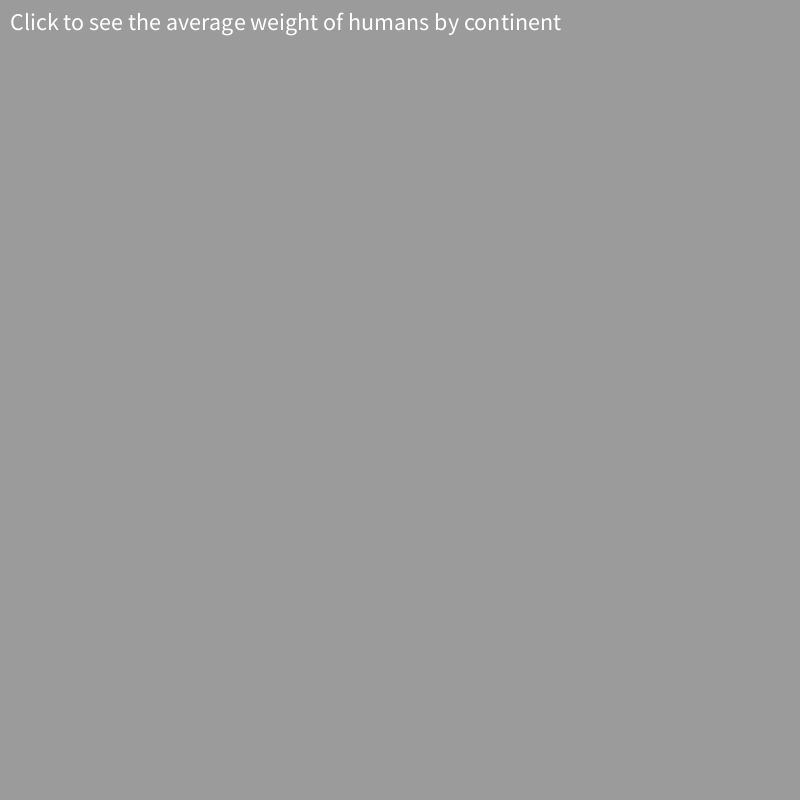
Frame 1 (no input)
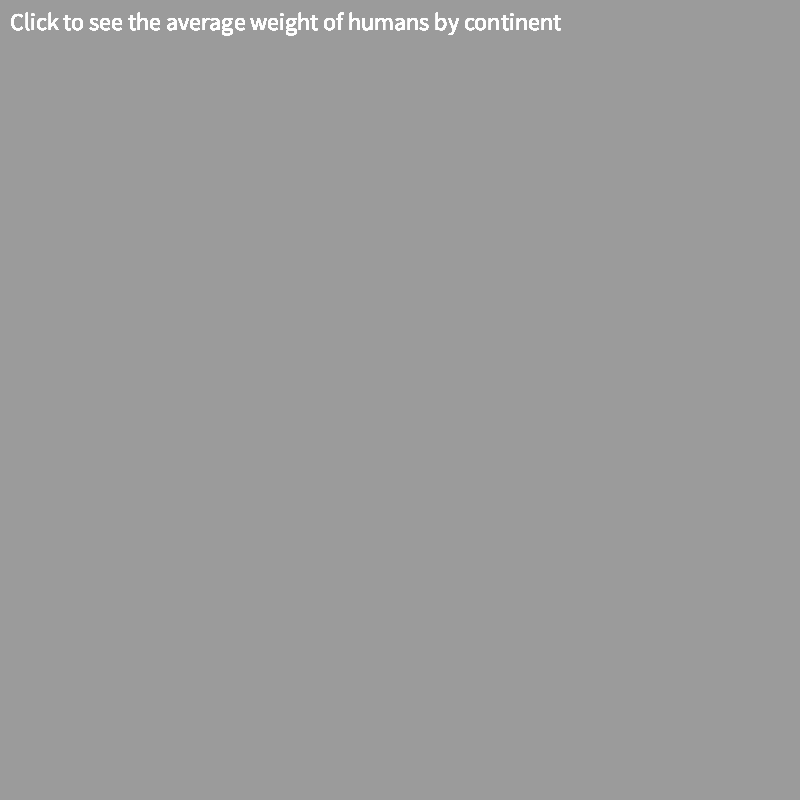
Frame 60 (the mouse pressed at the canvas centre just before this capture)
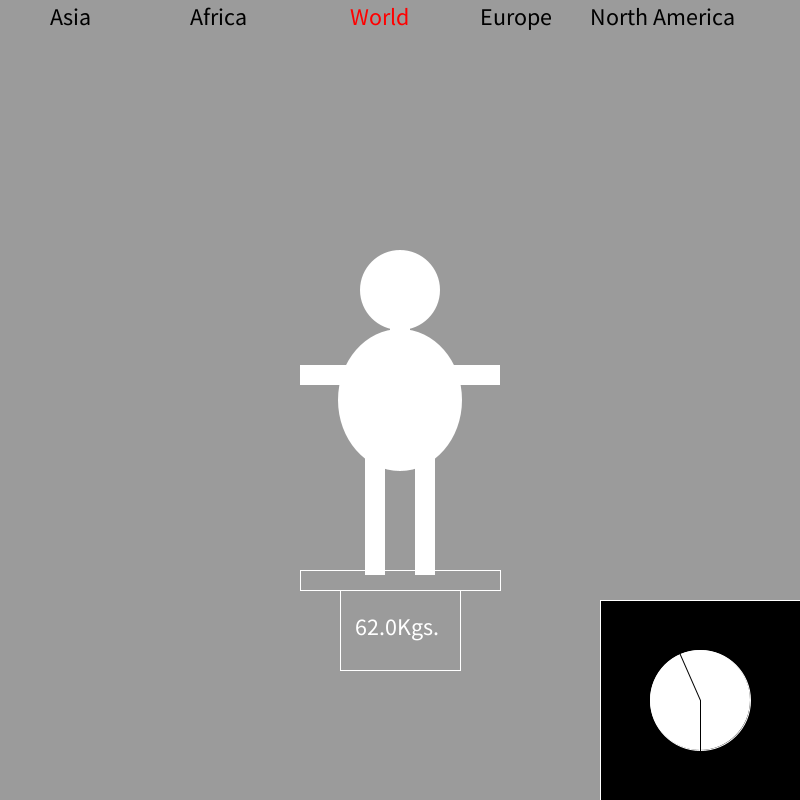
Frame 120 (the mouse held since frame 60 and released just before this capture)

The Processing sketch that drew these frames (run headless with seeded random() and noise(); from frame 60 on, the mouse is pressed at the canvas centre):

// Processing sketch: processing_93839
// ── processing_93839.pde

//fields
int clicker = 0;
// Weight in Kilograms
float weight = 0;
//methods
void setup() {
  size(800, 800);
  background(155);
}
void mousePressed() {
  clicker++;
}

void draw() {
  if (clicker == 0) {
    fill(255);
    textSize(24);
    text("Click to see the average weight of humans by continent", 10, 30);
  }
  else {
    if (clicker == 1) {
      background(0);
      mousePressed();
    }
  }
  if (clicker>1) {
    if (mouseX > 0 && mouseX <= 160) {
      amountAsia();
    }
    else {
      if (mouseX > 160 && mouseX <= 320) {
        amountAfrica();
      }
      else {
        if (mouseX > 320 && mouseX <= 480) {
          amountWorld();
        }
        else {
          if (mouseX > 480 && mouseX <= 640) {
            amountEurope();
          }
          else {
            if (mouseX > 640 && mouseX <= 800) {
              amountNorthAmerica();
            }
          }
        }
      }
    }
    //Asia
    if (mouseX > 0 && mouseX <= 160) {
      textSize(24);
      fill(255, 0, 0);
      text("Asia", 50, 25);  
      fill(0);
      text("Africa", 190, 25);  
      fill(0);
      text("World", 350, 25);  
      fill(0);
      text("Europe", 480, 25);  
      fill(0);
      text("North America", 590, 25);
    }
    else {
      //Africa
      if (mouseX > 160 && mouseX <= 320) {
        textSize(24);
        fill(0);
        text("Asia", 50, 25);  
        fill(255, 0, 0);
        text("Africa", 190, 25);  
        fill(0);
        text("World", 350, 25);  
        fill(0);
        text("Europe", 480, 25);  
        fill(0);
        text("North America", 590, 25);
      }
      else {
        //World
        if (mouseX > 320 && mouseX <= 480) {
          textSize(24);      
          fill(0);
          text("Asia", 50, 25);  
          fill(0);
          text("Africa", 190, 25);  
          fill(255, 0, 0);
          text("World", 350, 25);  
          fill(0);
          text("Europe", 480, 25);  
          fill(0);
          text("North America", 590, 25);
        }
        else {
          //Europe
          if (mouseX > 480 && mouseX <= 640) {
            textSize(24);
            fill(0);
            text("Asia", 50, 25);  
            fill(0);
            text("Africa", 190, 25);  
            fill(0);
            text("World", 350, 25);  
            fill(255, 0, 0);
            text("Europe", 480, 25);  
            fill(0);
            text("North America", 590, 25);
          }
          else {
            //North America
            if (mouseX > 640 && mouseX <= 800) {
              textSize(24);
              fill(0);
              text("Asia", 50, 25);  
              fill(0);            
              text("Africa", 190, 25);  
              fill(0);
              text("World", 350, 25);  
              fill(0);
              text("Europe", 480, 25); 
              fill(255, 0, 0); 
              text("North America", 590, 25);
              fill(255);
            }
          }
        }
      }
    }
  }
}
void amountWorld() {
  weight = 62.0;
  create(weight);
}
void amountNorthAmerica() {
  weight = 80.7;
  create(weight);
}
void amountEurope() {
  weight = 70.8;
  create(weight);
}
void amountAfrica() {
  weight = 60.7;
  create(weight);
}
void amountAsia() {
  weight = 57.7;
  create(weight);
}
void create(float weight) {
  fill(155);
  noStroke();
  rectMode(CENTER);
  rect(400,400,800,800);
  ellipseMode(CENTER);
  fill(255);
  ellipse(400,290,80,80);
  rect(400,350,20,50);
  rect(400,375,200,20);
  rect(375,500,20,150);
  rect(425,500,20,150);
  ellipse(400,400,(int)(weight * 2),(int)(weight * 2.3));
  fill(255);
  stroke(255);
  noFill();
  rect(400,630,120,80);
  rect(400,580,200,20);
  fill(255);
  textSize(24);
  text(weight + "Kgs.", 355, 635);
  fill(0);
  rect(700,700,200,200);
  fill(255);
  ellipse(700,700,100,100);
  stroke(0);
  line(700,700,700,800);
  line(700,700,(int)(cos(2 * PI *(weight/120) + PI/3) * 100) + 700,(int)(sin(2 * PI *(weight/120) + PI/3) * 100) + 700); 
}
